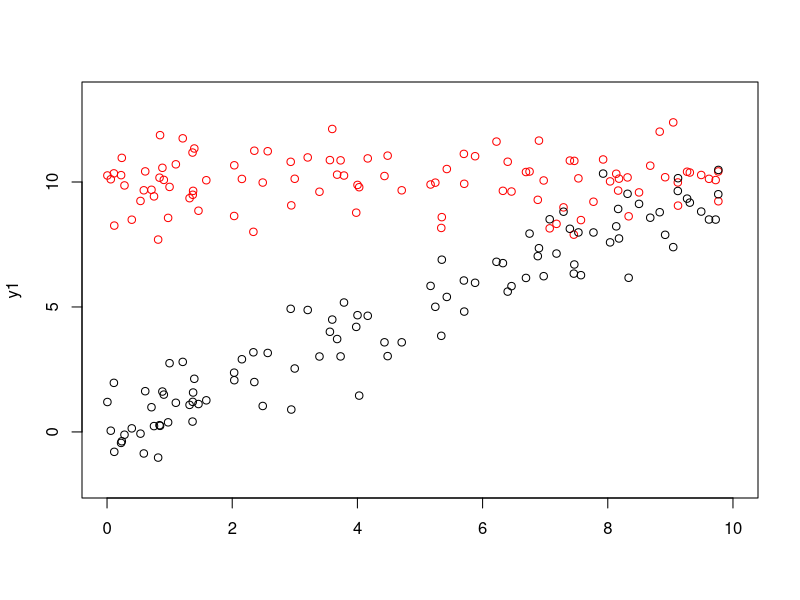
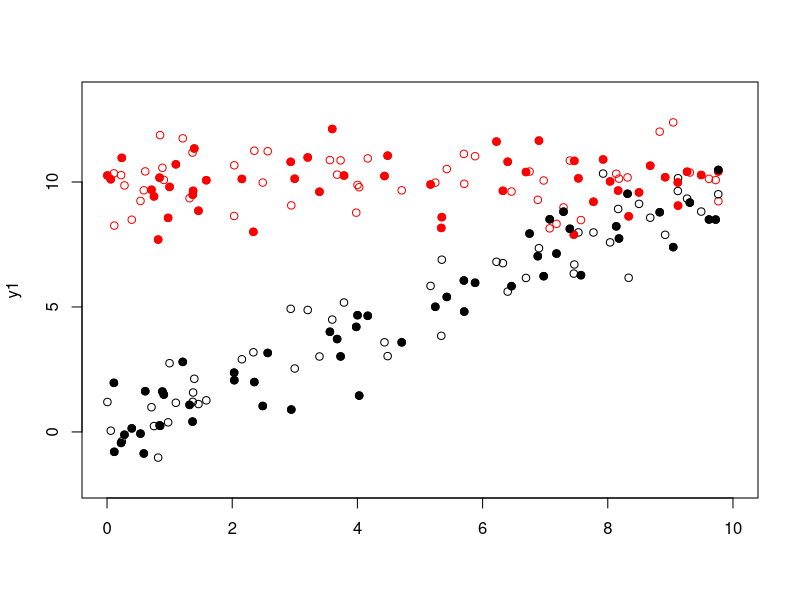
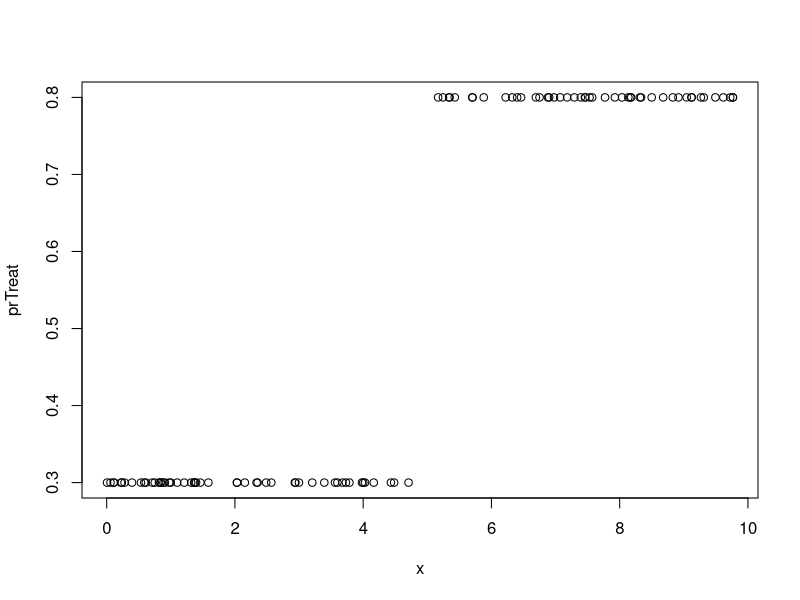
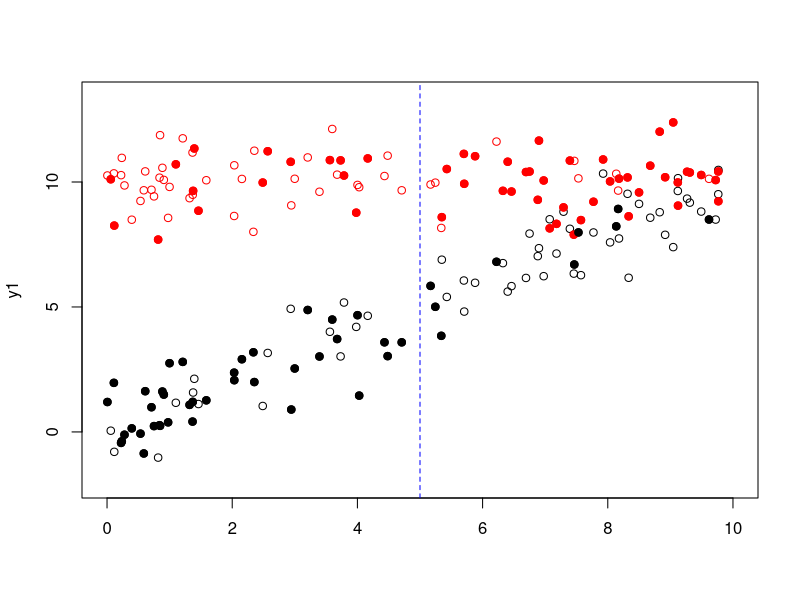
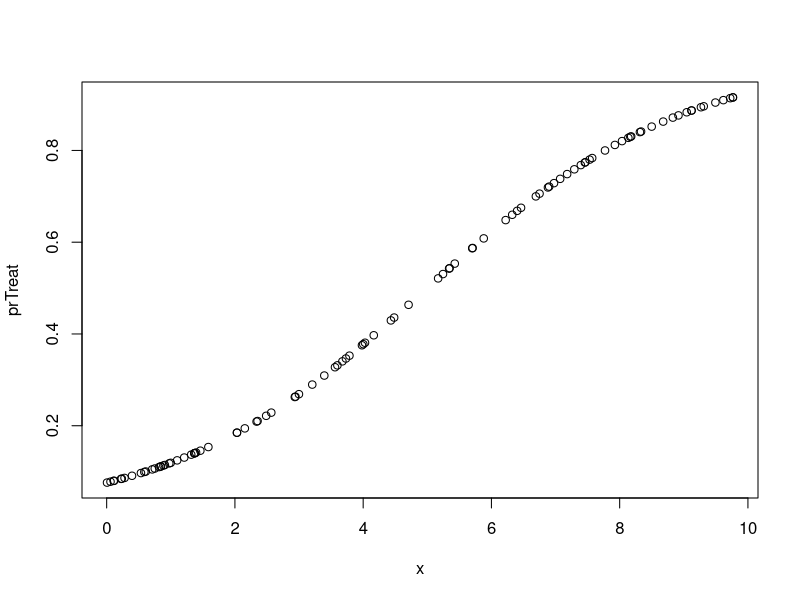
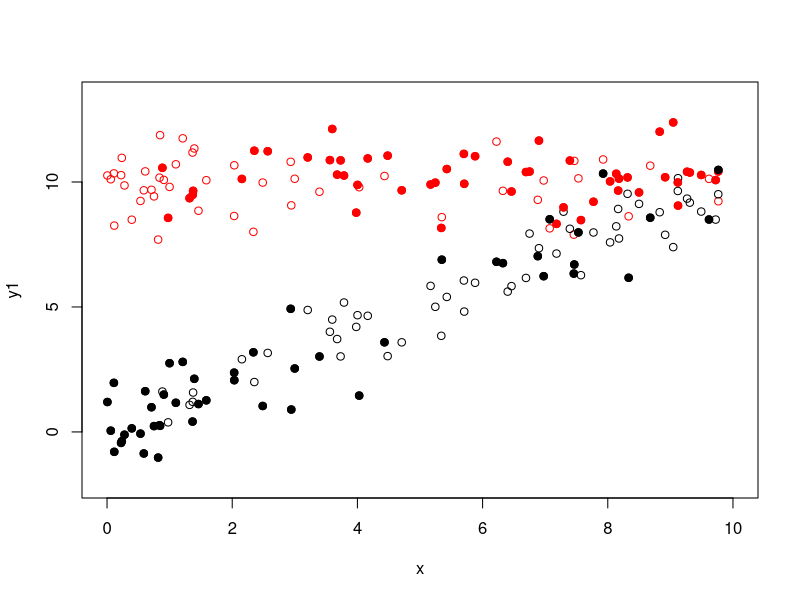
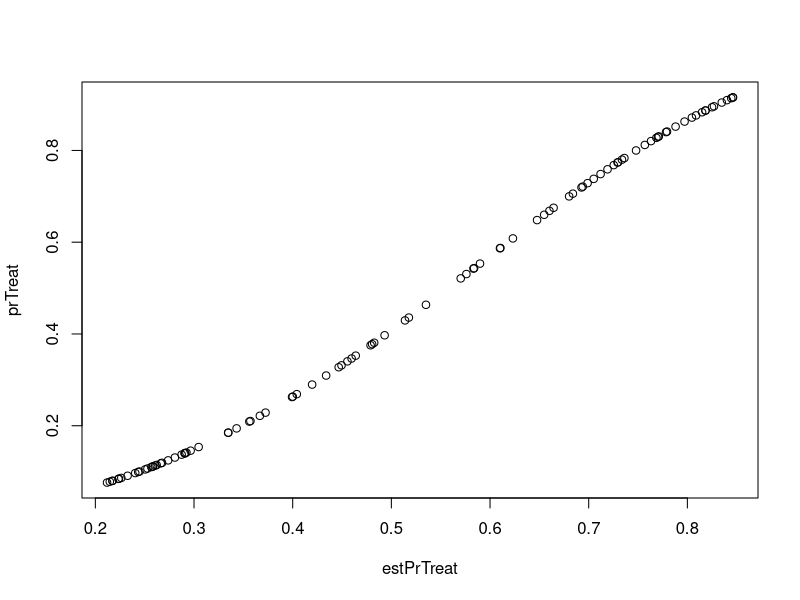
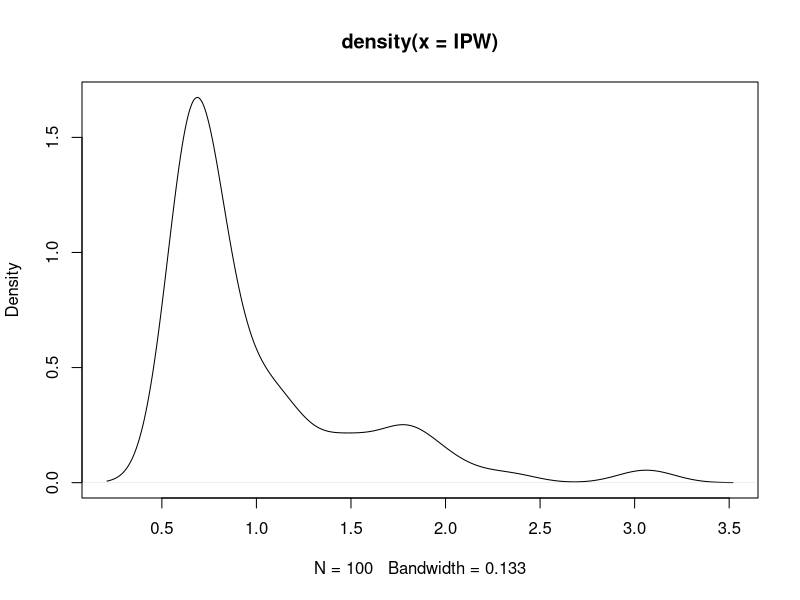

Write the R code that produced these figures, in order.
## ---- chunk 1
knitr::opts_chunk$set(fig.width=7, fig.height=4, fig.path='figs/', fig.align='center')
## ---- chunk 2
## Create data and some "invisible variable" x
n <- 100
x <- runif(n, 0, 10)

## Create the potential outcomes
y1 <- rnorm(n, mean = 10, sd = 1)
y0 <- rnorm(n, mean = x, sd = 1)
## Plot the potential outcomes
plot(x, y1,
     col = "red", xlab = "",
     xlim = c(0, 10), ylim = c(min(y0) - 1, max(c(y0, y1)) + 1))
points(x, y0)

## What is the ATE? Not an estimate, the actual ATE
ate <- mean(y1 - y0)
ate
## Can we get the ATT?
## ---- chunk 3
## Treatment vector
d <- rbinom(n, 1, 0.5)
## Plot the "observed" values
plot(x, y1,
     col = "red", xlab = "",
     xlim = c(0, 10), ylim = c(min(y0) - 1, max(c(y0, y1)) + 1))
points(x, y0)
points(x[d==1], y1[d==1], pch = 19, col = "red")
points(x[d==0], y0[d==0], pch = 19)

## Get our observed Y
y <- ifelse(d, y1, y0)

## What is the difference in means estimator?
dim <- mean(y[d==1]) - mean(y[d==0])
c("ATE" = ate, "DIM" = dim)
## ---- chunk 4
## Higher probability of treatment for x > 5
prTreat <- ifelse(x > 5, 0.8, 0.3)
plot(x, prTreat)
d <- rbinom(n, 1, pr = prTreat)

## Plot the potential outcomes
plot(x, y1,
     col = "red", xlab = "", 
     xlim = c(0, 10), ylim = c(min(y0) - 1, max(c(y0, y1)) + 1))
points(x, y0)
## Plot the "observed" values
points(x[d==1], y1[d==1], pch = 19, col = "red")
points(x[d==0], y0[d==0], pch = 19)
abline(v = 5, lty = 2, col = "blue")

## Get our observed Y
y <- ifelse(d, y1, y0)

## What is the difference in means estimator?
dim <- mean(y[d==1]) - mean(y[d==0])
c("ATE" = ate, "DIM" = dim)
## ---- chunk 5
dim_subclass <- (mean(y[d==1 & x > 5]) - mean(y[d==0 & x > 5])) * (sum(x > 5) / n) + 
  (mean(y[d==1 & x <= 5]) - mean(y[d==0 & x <= 5])) * (sum(x <= 5) / n) 
c("ATE" = ate, "DIM Subclass" = dim_subclass)
## ---- chunk 6
cor(y0, d)
cor(y1, d)
## ---- chunk 7
cor(y0[x > 5], d[x > 5])
cor(y0[x <= 5], d[x <= 5])
## ---- chunk 8
## Higher probability of treatment as x increases
prTreat <- 1 / (1 + exp(-(-2.5 + x/2)))
plot(x, prTreat)
d <- rbinom(n, 1, pr = prTreat)

## Plot the potential outcomes
plot(x, y1,
     col = "red",
     xlim = c(0, 10), ylim = c(min(y0) - 1, max(c(y0, y1)) + 1))
points(x, y0)
## Plot the "observed" values
points(x[d==1], y1[d==1], pch = 19, col = "red")
points(x[d==0], y0[d==0], pch = 19)

## Get our observed Y
y <- ifelse(d, y1, y0)

## What is the difference in means estimator?
dim <- mean(y[d==1]) - mean(y[d==0])
c("ATE" = ate, "DIM" = dim)
## ---- chunk 9
## Logit to estimate treatment model (will be correct model in this case)
treatModel <- glm(d ~ x, family = binomial) 
## Did it recover the true treatment assignemnt model?
cbind(treatModel$coefficients, c(-2.5, 0.5))
estPrTreat <- predict(treatModel, type = "response")
## ---- chunk 10
plot(estPrTreat, prTreat)
## ---- chunk 11
prD <- mean(d)
IPW <- (d * prD + (1 - d) * (1 - prD)) / 
  (d * estPrTreat + (1 - d) * (1 - estPrTreat))
plot(density(IPW))
## ---- chunk 12
lmAte <- lm(y ~ d, weight = IPW)
dim_ipw <- lmAte$coefficients[2]
c("ATE" = ate, "DIM IPW Weight" = dim_ipw)
## ---- chunk 13
## Create data and some "invisible variable" x
n <- 100
x <- runif(n, 0, 10)

## Create the potential outcomes
y1 <- rnorm(n, mean = 10, sd = 1)
y0 <- rnorm(n, mean = 2, sd = 1)
## Plot the potential outcomes
plot(x, y1,
     col = "red", xlab = "",
     xlim = c(0, 10), ylim = c(min(y0 - 1), max(y1 + 1)))
points(x, y0)

## What is the ATE? Not an estimate, the actual ATE
ate <- mean(y1 - y0)
ate
## ---- chunk 14
## Higher probability of treatment for x > 5
prTreat <- ifelse(x > 5, 0.8, 0.2)
plot(x, prTreat)
d <- rbinom(n, 1, pr = prTreat)

## Plot the potential outcomes
plot(x, y1,
     col = "red", xlab = "",
     xlim = c(0, 10), ylim = c(min(y0) - 1, max(y1) + 1))
points(x, y0)
## Plot the "observed" values
points(x[d==1], y1[d==1], pch = 19, col = "red")
points(x[d==0], y0[d==0], pch = 19)
abline(v = 5, lty = 2, col = "blue")

## Get our observed Y
y <- ifelse(d, y1, y0)

## What is the difference in means estimator?
dim <- mean(y[d==1]) - mean(y[d==0])
c("ATE" = ate, "DIM" = dim)
